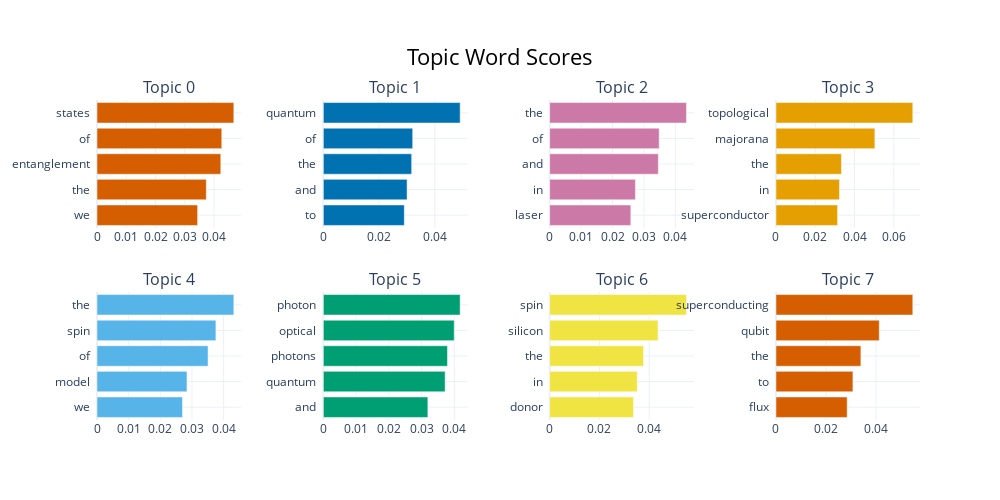

Notebook code for this chart:
### Code cell
topic_model.visualize_barchart(custom_labels=True) # 自定义标签名

### Figure 1 — Plotly figure (JSON) as saved in the notebook; plotly's stock layout.template omitted (floating-point values rounded to 4 significant figures)
{"data": [{"marker": {"color": "#D55E00"}, "orientation": "h", "type": "bar", "x": [0.03439, 0.03735, 0.04231, 0.04264, 0.04676], "xaxis": "x", "y": ["we  ", "the  ", "entanglement  ", "of  ", "states  "], "yaxis": "y"}, {"marker": {"color": "#0072B2"}, "orientation": "h", "type": "bar", "x": [0.02905, 0.03005, 0.03169, 0.03206, 0.04908], "xaxis": "x2", "y": ["to  ", "and  ", "the  ", "of  ", "quantum  "], "yaxis": "y2"}, {"marker": {"color": "#CC79A7"}, "orientation": "h", "type": "bar", "x": [0.02582, 0.02728, 0.03458, 0.03485, 0.04353], "xaxis": "x3", "y": ["laser  ", "in  ", "and  ", "of  ", "the  "], "yaxis": "y3"}, {"marker": {"color": "#E69F00"}, "orientation": "h", "type": "bar", "x": [0.03137, 0.03232, 0.03333, 0.05036, 0.06967], "xaxis": "x4", "y": ["superconductor  ", "in  ", "the  ", "majorana  ", "topological  "], "yaxis": "y4"}, {"marker": {"color": "#56B4E9"}, "orientation": "h", "type": "bar", "x": [0.02701, 0.02842, 0.03508, 0.03756, 0.04322], "xaxis": "x5", "y": ["we  ", "model  ", "of  ", "spin  ", "the  "], "yaxis": "y5"}, {"marker": {"color": "#009E73"}, "orientation": "h", "type": "bar", "x": [0.03191, 0.03718, 0.0379, 0.03995, 0.04177], "xaxis": "x6", "y": ["and  ", "quantum  ", "photons  ", "optical  ", "photon  "], "yaxis": "y6"}, {"marker": {"color": "#F0E442"}, "orientation": "h", "type": "bar", "x": [0.0337, 0.03519, 0.0377, 0.04355, 0.05496], "xaxis": "x7", "y": ["donor  ", "in  ", "the  ", "silicon  ", "spin  "], "yaxis": "y7"}, {"marker": {"color": "#D55E00"}, "orientation": "h", "type": "bar", "x": [0.02849, 0.03079, 0.03398, 0.04131, 0.05475], "xaxis": "x8", "y": ["flux  ", "to  ", "the  ", "qubit  ", "superconducting  "], "yaxis": "y8"}], "layout": {"annotations": [{"font": {"size": 16}, "showarrow": false, "text": "Topic 0", "x": 0.0875, "xanchor": "center", "xref": "paper", "y": 1, "yanchor": "bottom", "yref": "paper"}, {"font": {"size": 16}, "showarrow": false, "text": "Topic 1", "x": 0.3625, "xanchor": "center", "xref": "paper", "y": 1, "yanchor": "bottom", "yref": "paper"}, {"font": {"size": 16}, "showarrow": false, "text": "Topic 2", "x": 0.6375, "xanchor": "center", "xref": "paper", "y": 1, "yanchor": "bottom", "yref": "paper"}, {"font": {"size": 16}, "showarrow": false, "text": "Topic 3", "x": 0.9125, "xanchor": "center", "xref": "paper", "y": 1, "yanchor": "bottom", "yref": "paper"}, {"font": {"size": 16}, "showarrow": false, "text": "Topic 4", "x": 0.0875, "xanchor": "center", "xref": "paper", "y": 0.4, "yanchor": "bottom", "yref": "paper"}, {"font": {"size": 16}, "showarrow": false, "text": "Topic 5", "x": 0.3625, "xanchor": "center", "xref": "paper", "y": 0.4, "yanchor": "bottom", "yref": "paper"}, {"font": {"size": 16}, "showarrow": false, "text": "Topic 6", "x": 0.6375, "xanchor": "center", "xref": "paper", "y": 0.4, "yanchor": "bottom", "yref": "paper"}, {"font": {"size": 16}, "showarrow": false, "text": "Topic 7", "x": 0.9125, "xanchor": "center", "xref": "paper", "y": 0.4, "yanchor": "bottom", "yref": "paper"}], "height": 500, "hoverlabel": {"bgcolor": "white", "font": {"family": "Rockwell", "size": 16}}, "showlegend": false, "title": {"font": {"color": "Black", "size": 22}, "text": "Topic Word Scores", "x": 0.5, "xanchor": "center", "yanchor": "top"}, "width": 1000, "xaxis": {"anchor": "y", "domain": [0, 0.175], "showgrid": true}, "xaxis2": {"anchor": "y2", "domain": [0.275, 0.45], "showgrid": true}, "xaxis3": {"anchor": "y3", "domain": [0.55, 0.725], "showgrid": true}, "xaxis4": {"anchor": "y4", "domain": [0.825, 1], "showgrid": true}, "xaxis5": {"anchor": "y5", "domain": [0, 0.175], "showgrid": true}, "xaxis6": {"anchor": "y6", "domain": [0.275, 0.45], "showgrid": true}, "xaxis7": {"anchor": "y7", "domain": [0.55, 0.725], "showgrid": true}, "xaxis8": {"anchor": "y8", "domain": [0.825, 1], "showgrid": true}, "yaxis": {"anchor": "x", "domain": [0.6, 1], "showgrid": true}, "yaxis2": {"anchor": "x2", "domain": [0.6, 1], "showgrid": true}, "yaxis3": {"anchor": "x3", "domain": [0.6, 1], "showgrid": true}, "yaxis4": {"anchor": "x4", "domain": [0.6, 1], "showgrid": true}, "yaxis5": {"anchor": "x5", "domain": [0, 0.4], "showgrid": true}, "yaxis6": {"anchor": "x6", "domain": [0, 0.4], "showgrid": true}, "yaxis7": {"anchor": "x7", "domain": [0, 0.4], "showgrid": true}, "yaxis8": {"anchor": "x8", "domain": [0, 0.4], "showgrid": true}}}
